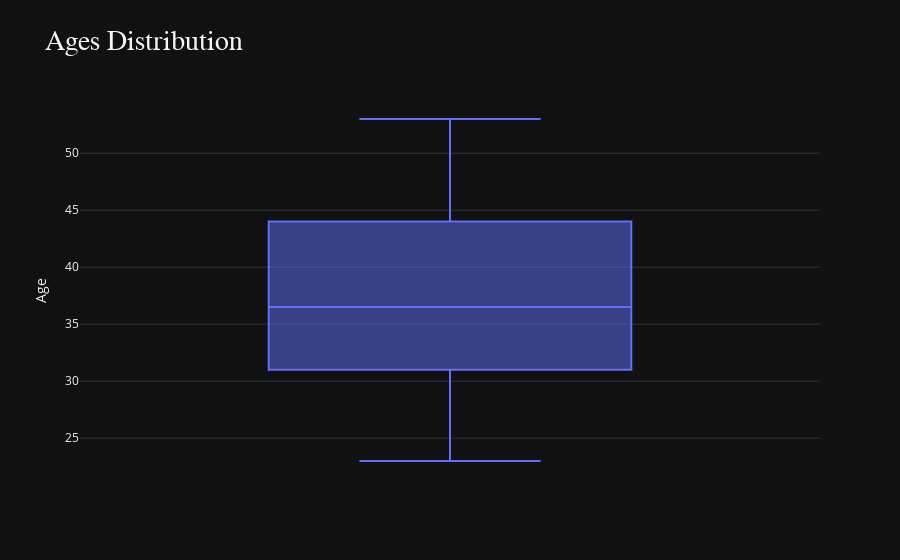

Notebook cell for this chart:
### Code cell
fig = px.box(
    y=df["Age"], 
    title= "Ages Distribution",
    template="plotly_dark",
    labels={"y" :"Age"},
)
custome_layout()

iplot(fig)

### Figure 1 — Plotly figure (JSON) as saved in the notebook; plotly's stock layout.template omitted (floating-point values rounded to 4 significant figures; data arrays with more than 128 entries replaced by an {"elided": "..."} marker saying what was removed)
{"data": [{"alignmentgroup": "True", "hovertemplate": "Age=%{y}<extra></extra>", "legendgroup": "", "marker": {"color": "#636efa"}, "name": "", "notched": false, "offsetgroup": "", "orientation": "v", "showlegend": false, "type": "box", "x0": " ", "xaxis": "x", "y": {"elided": "324 int values"}, "y0": " ", "yaxis": "y"}], "layout": {"boxmode": "group", "hoverlabel": {"bgcolor": "#111", "font": {"family": "arial", "size": 16}}, "legend": {"tracegroupgap": 0}, "showlegend": false, "title": {"font": {"family": "tahoma", "size": 28}, "text": "Ages Distribution"}, "xaxis": {"anchor": "y", "domain": [0, 1]}, "yaxis": {"anchor": "x", "domain": [0, 1], "title": {"text": "Age"}}}}
